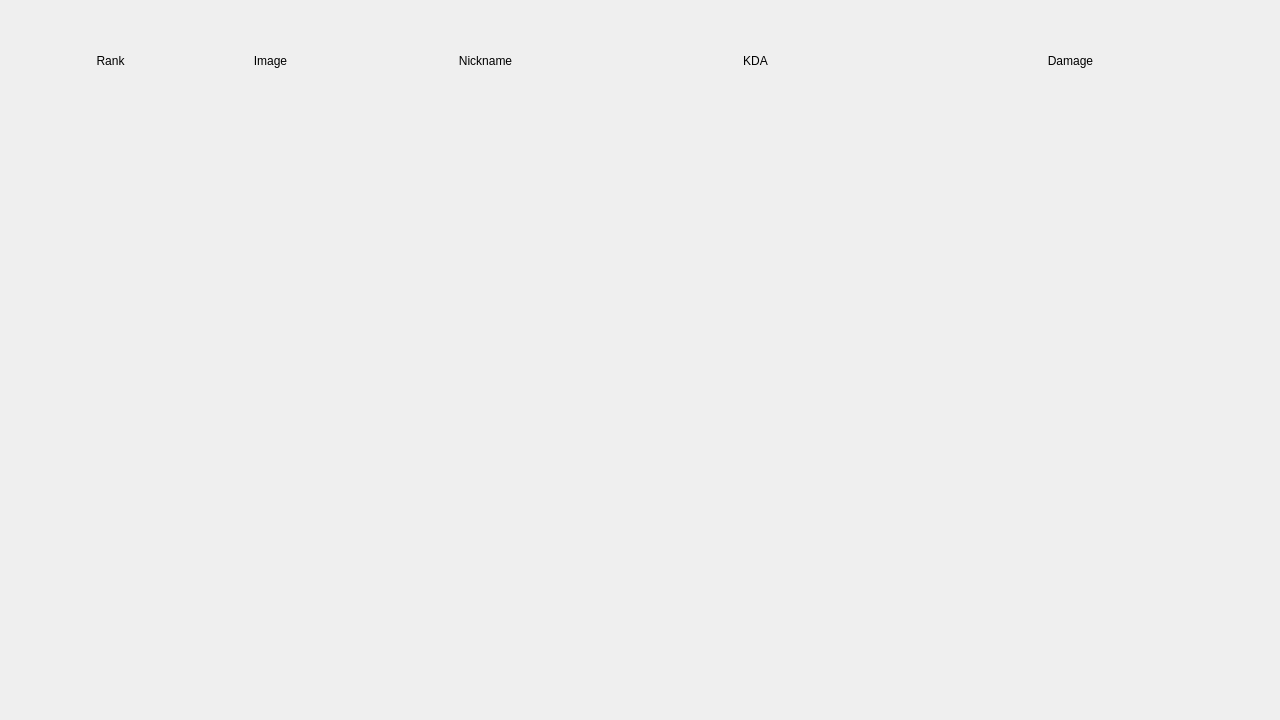
<?xml version="1.0" encoding="UTF-8"?>
<ui version="4.0">
 <class>Form</class>
 <widget class="QWidget" name="Form">
  <property name="geometry">
   <rect>
    <x>0</x>
    <y>0</y>
    <width>1280</width>
    <height>720</height>
   </rect>
  </property>
  <property name="windowTitle">
   <string>Form</string>
  </property>
  <widget class="QWidget" name="uitable" native="true">
   <property name="geometry">
    <rect>
     <x>60</x>
     <y>0</y>
     <width>1160</width>
     <height>120</height>
    </rect>
   </property>
   <widget class="QWidget" name="horizontalLayoutWidget">
    <property name="geometry">
     <rect>
      <x>0</x>
      <y>0</y>
      <width>101</width>
      <height>121</height>
     </rect>
    </property>
    <layout class="QHBoxLayout" name="rank_layout">
     <item>
      <widget class="QLabel" name="rank_label">
       <property name="text">
        <string>Rank</string>
       </property>
       <property name="alignment">
        <set>Qt::AlignCenter</set>
       </property>
      </widget>
     </item>
    </layout>
   </widget>
   <widget class="QWidget" name="verticalLayoutWidget">
    <property name="geometry">
     <rect>
      <x>100</x>
      <y>0</y>
      <width>221</width>
      <height>121</height>
     </rect>
    </property>
    <layout class="QVBoxLayout" name="charimage_layout">
     <item>
      <widget class="QLabel" name="charcode_label">
       <property name="text">
        <string>Image</string>
       </property>
       <property name="alignment">
        <set>Qt::AlignCenter</set>
       </property>
      </widget>
     </item>
    </layout>
   </widget>
   <widget class="QWidget" name="verticalLayoutWidget_2">
    <property name="geometry">
     <rect>
      <x>530</x>
      <y>0</y>
      <width>331</width>
      <height>121</height>
     </rect>
    </property>
    <layout class="QVBoxLayout" name="verticalLayout">
     <item>
      <widget class="QLabel" name="KDA_label">
       <property name="text">
        <string>KDA</string>
       </property>
       <property name="alignment">
        <set>Qt::AlignCenter</set>
       </property>
      </widget>
     </item>
    </layout>
   </widget>
   <widget class="QWidget" name="verticalLayoutWidget_3">
    <property name="geometry">
     <rect>
      <x>860</x>
      <y>0</y>
      <width>301</width>
      <height>121</height>
     </rect>
    </property>
    <layout class="QVBoxLayout" name="verticalLayout_2">
     <item>
      <widget class="QLabel" name="damage_label">
       <property name="text">
        <string>Damage</string>
       </property>
       <property name="alignment">
        <set>Qt::AlignCenter</set>
       </property>
      </widget>
     </item>
    </layout>
   </widget>
   <widget class="QWidget" name="verticalLayoutWidget_4">
    <property name="geometry">
     <rect>
      <x>320</x>
      <y>0</y>
      <width>211</width>
      <height>121</height>
     </rect>
    </property>
    <layout class="QVBoxLayout" name="verticalLayout_3">
     <item>
      <widget class="QLabel" name="nickname_label">
       <property name="text">
        <string>Nickname</string>
       </property>
       <property name="alignment">
        <set>Qt::AlignCenter</set>
       </property>
      </widget>
     </item>
    </layout>
   </widget>
  </widget>
 </widget>
 <resources/>
 <connections/>
</ui>
